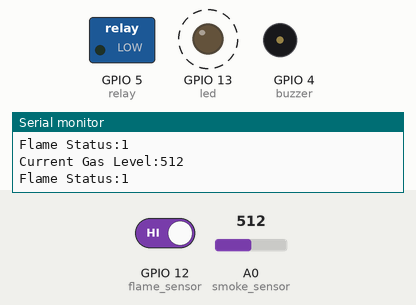
Recording of a sketch running on a simulated ESP8266 (NodeMCU). Shown: switched loads named in the sketch (green lamp = pin HIGH), output pins drawn as LEDs (lit = HIGH), buzzer (waves = sounding, pin HIGH), the last lines printed to the serial monitor. Dashed ring = blinking. The test bench sets the inputs (shaded band); at power-on: A0 (smoke_sensor) = 512, GPIO 12 (flame_sensor) HIGH. WiFi joins after 1.5 s; servers stay silent unless stated; the local clock reads 2024-03-15 10:24:30 at power-on unless the sketch sets it.

Above: at 3.3 s.
3.4 s: A0 (smoke_sensor) set to 110
6.9 s: A0 (smoke_sensor) set to 92
At 7.5 s:
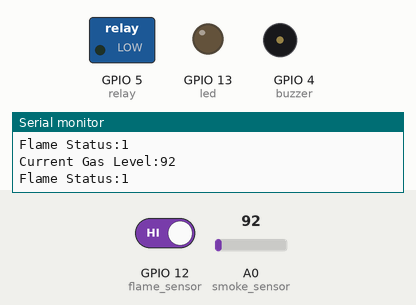
8.4 s: GPIO 12 (flame_sensor) driven LOW
At 8.8 s:
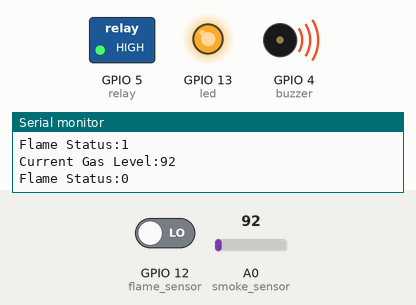
12.1 s: GPIO 12 (flame_sensor) driven HIGH
At 13.3 s:
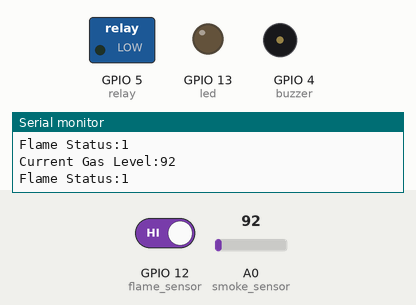
13.9 s: A0 (smoke_sensor) set to 122
At 14.08 s:
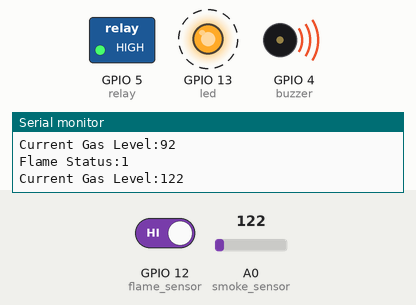
Timing chart, 0 to 18.4 s (numbered marks = the images above; inputs shaded):
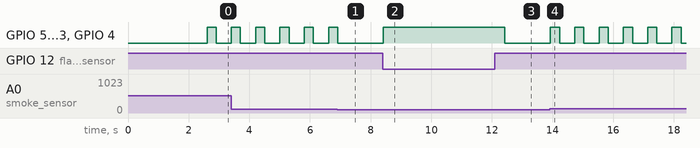

The sketch:

IOT_BASED_FIRE_ALARM.ino
```cpp
#define BLYNK_PRINT Serial
#include <ESP8266WiFi.h>
#include <WiFiClientSecure.h>
#include <UniversalTelegramBot.h>
#include <ArduinoJson.h>
#include <BlynkSimpleEsp8266.h>

// Initialize Telegram BOT
#define BOTtoken "*****************************************************"  // your Bot Token (Get from Botfather)

// Use @myidbot to find out the chat ID of an individual or a group
// Also note that you need to click "start" on a bot before it can
// message you
#define CHAT_ID "XXXXXXXXX"

int led = 13; // Connected to D7 pin of NodeMCU
int flame_sensor = 12; //Connected to D6 pin of NodeMCU
int buzzer = 4; //Connected to D2 pin of NodeMCU
int relay = 5; //Connected to D1 pin of NodeMCU
int smoke_sensor = A0; //Connected to A0 pin of NodeMCU
int temp_smoke_sensor;
int flame_sensor_read;

X509List cert(TELEGRAM_CERTIFICATE_ROOT);
WiFiClientSecure client;
UniversalTelegramBot bot(BOTtoken, client);

// You should get Auth Token in the Blynk App.
// Go to the Project Settings (nut icon).
char auth[] = "s2AKNm-gUIZ3TGhsUGhdvGBHO3NBee6x"; // Enter Auth Token

// Your WiFi credentials.
// Set password to "" for open networks.
char ssid[] = "XXX"; //Enter the wifi name
char pass[] = "YYY";// Enter the wifi password

void setup()
{
  pinMode(led, OUTPUT);
  pinMode(flame_sensor, INPUT);
  pinMode(buzzer, OUTPUT);
  pinMode(relay, OUTPUT);
  pinMode(smoke_sensor, INPUT);

  digitalWrite(led, LOW);
  digitalWrite(buzzer, LOW);
  digitalWrite(relay, LOW);
  // Debug console
  Serial.begin(9600);
  Blynk.begin(auth, ssid, pass);
  configTime(0, 0, "pool.ntp.org");      // get UTC time via NTP
  client.setTrustAnchors(&cert); // Add root certificate for api.telegram.org

  bot.sendMessage(CHAT_ID, "Bot started up", "");
}

void loop()
{
  flame_sensor_read = digitalRead(flame_sensor); //reading the sensor data on A0 pin
  Blynk.virtualWrite(V0, flame_sensor_read); //sending data to Blynk
  Serial.print("Flame Status:");
  Serial.println(flame_sensor_read);

  int led_status = digitalRead(led);
  if (led_status == HIGH)
  {
   Blynk.virtualWrite(V1, 255);
  }
  else
  {
   Blynk.virtualWrite(V1, 0);
  }


if (flame_sensor_read == 0)
    {
    //Blynk.virtualWrite(V1, 255);
    digitalWrite(led, HIGH);
    digitalWrite(buzzer, HIGH);
    digitalWrite(relay, HIGH);
    Blynk.notify("Alert Fire Detected");
    bot.sendMessage(CHAT_ID, "Fire Alert!!", "");
    //Serial.println("Motion Detected");
    Blynk.email("t.shreyas2001@gmail.com","Alert Fire Detected","Attention Required");
    }
  else
      {
      digitalWrite(led, LOW);
      digitalWrite(buzzer, LOW);
      digitalWrite(relay, LOW);
      }
      delay(500);
      Blynk.run();

  temp_smoke_sensor = analogRead(smoke_sensor);
  Blynk.virtualWrite(V2, temp_smoke_sensor);
  Serial.print("Current Gas Level:");
  Serial.println(temp_smoke_sensor);
  if (temp_smoke_sensor > 100)
  {
    digitalWrite(led, HIGH);
    digitalWrite(buzzer, HIGH);
    digitalWrite(relay, HIGH);
    Blynk.notify("Alert Smoke Detected");
    bot.sendMessage(CHAT_ID, "Fire Alert!!", "");
    Blynk.email("t.shreyas2001@gmail.com","Alert Smoke Detected","Attention Required");
    }
  else
    {
     digitalWrite(led, LOW);
     digitalWrite(buzzer, LOW);
     digitalWrite(relay, LOW);
    }
}
```

Measured:
- the behaviour switches between 101 and 100 on A0 (smoke_sensor) (found by bisection; images 0 and 1)
- after the input at 6.9 s, GPIO 5 (relay), GPIO 13 (led), GPIO 4 (buzzer): goes on until 6.9 s, then stays LOW
- after the input at 8.4 s, GPIO 5 (relay), GPIO 13 (led), GPIO 4 (buzzer): LOW → HIGH at once
- after the input at 12.1 s, GPIO 5 (relay), GPIO 13 (led), GPIO 4 (buzzer): HIGH → LOW after 0.33 s
- after the input at 13.9 s, GPIO 5 (relay), GPIO 13 (led), GPIO 4 (buzzer): alternates HIGH for 0.30 s and LOW for 0.50 s, starting at once
- by itself, GPIO 5 (relay), GPIO 13 (led), GPIO 4 (buzzer): alternates HIGH for 0.30 s and LOW for 0.50 s
